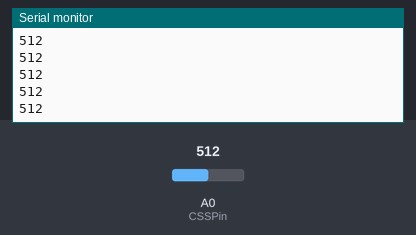
Bench run of a sketch on a simulated Arduino Uno, built with avr-gcc and run on an emulated ATmega328P. On the bench: the last lines printed to the serial monitor. Inputs (shaded band) come from the test bench; at power-on: A0 (CSSPin) = 512.

Above: at 1.2 s.
1.3 s: A0 (CSSPin) set to 716
At 1.8 s:
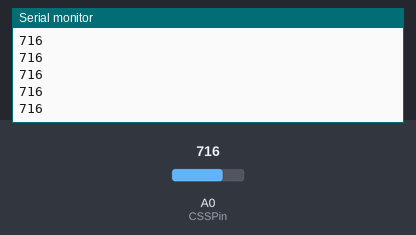
2.8 s: A0 (CSSPin) set to 900
At 3.8 s:
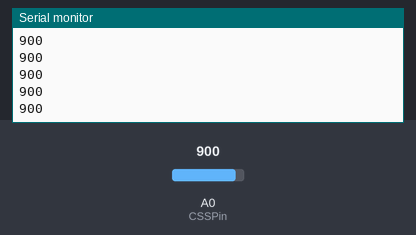
Timing chart, 0 to 5.8 s (numbered marks = the images above; inputs shaded):
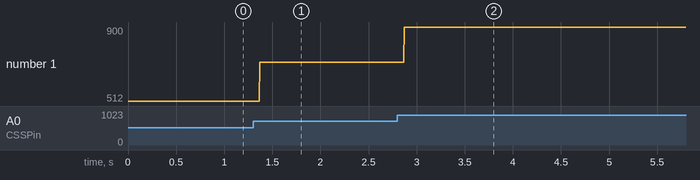

Measured:
- after the input at 1.3 s, the serial monitor: prints a new line after 0.07 s (image 1)
- after the input at 2.8 s, the serial monitor: prints a new line after 0.07 s (image 2)
- plotted number 1: 512 → 716 after the input at 1.3 s, 716 → 900 after the input at 2.8 s

The sketch:

getCSS.ino
```cpp
int CSSPin = A0; // change as required

void setup() {
   Serial.begin(9600);
}

void loop() {
  int value = analogRead(CSSPin);
  Serial.println(value);
  int V_css = value/204.6;

  return V_css;
}
```
